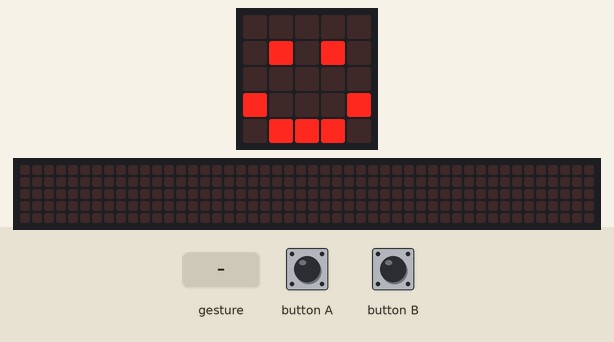
A program run on a simulated BBC micro:bit (MakeCode). Shown: the board's 5×5 LED display, a strip that is not on the board, showing the scrolling text unrolled. The test bench sets the inputs (shaded band). Random numbers come from a fixed seed; a tilt is held for 1.5 s and a shake lasts 1 s, then the board lies face up again; the 48×5 strip is a reading aid, not a part: it shows the text the display is scrolling, unrolled, one strip-width of it at a time.

Above: at 1.8 s.
1.9 s: gesture 'shake'
At 2.25 s:
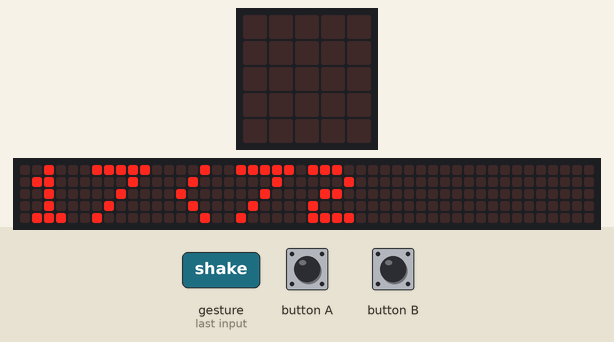
4.2 s: button A pressed for 0.15 s
At 4.42 s:
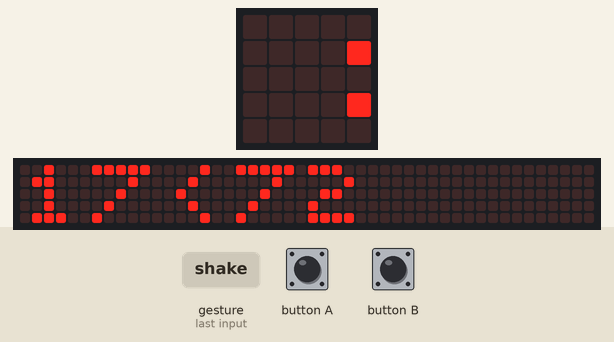
4.9 s: button B pressed for 0.15 s
At 5.17 s:
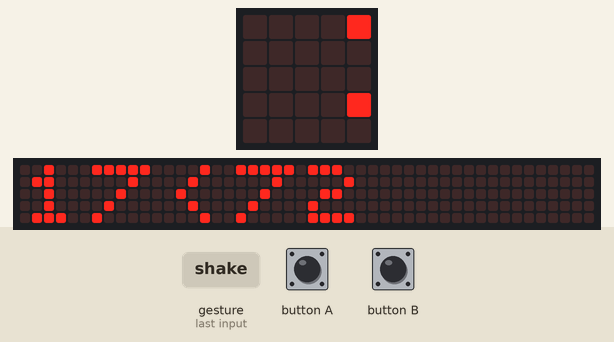
10.0 s: gesture 'shake'
12.9 s: button A pressed for 0.15 s
At 15.52 s:
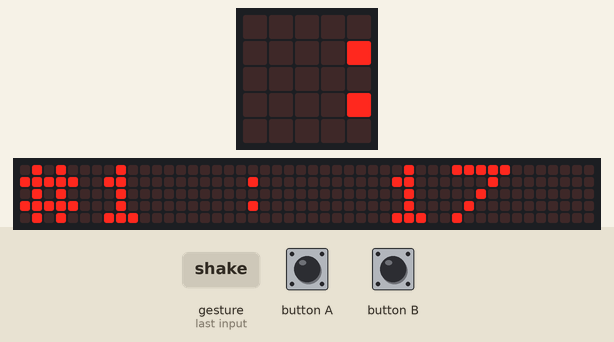

The program:

main.ts
```typescript
// (licence header left out)
// variables
const firstNumber: number = randint(0, 99)
const secondNumber: number = randint(0, 99)

basic.clearScreen()
basic.showIcon(IconNames.Happy)

// show 1st number
input.onButtonPressed(Button.A, function () {
  basic.clearScreen()
  basic.showString('#1 : ' + firstNumber.toString())
})

// show 2nd number
input.onButtonPressed(Button.B, function () {
  basic.clearScreen()
  basic.showString('#2 : ' + secondNumber.toString())
})

// compare both numbers
input.onGesture(Gesture.Shake, function () {
  basic.clearScreen()
  if (firstNumber < secondNumber) {
    basic.showString(firstNumber.toString() + '<' + secondNumber.toString())
  } else {
    basic.showString(firstNumber.toString() + '>' + secondNumber.toString())
  }
  basic.showIcon(IconNames.Sad)
})
```

Measured:
- after the input at 1.9 s, the display: changes after 0.20 s (image 1)
